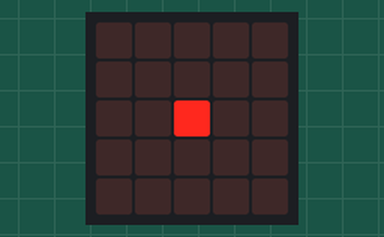
Recording of a program running on a simulated BBC micro:bit (MakeCode). Parts: the board's 5×5 LED display. At 1.5 s the program stops and its outputs stay as they are.

Above: at 0.1 s.
At 0.8 s:
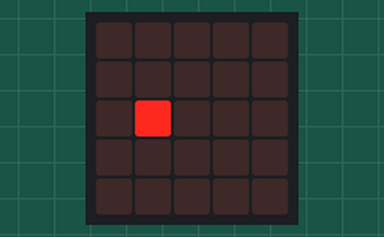
At 1.3 s:
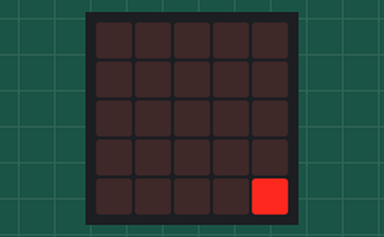

The program:

main.ts
```typescript
enum TurtlePenMode {
    //% block="down"
    Down,
    //% block="up"
    Up
}
/**
 * Turtle graphics blocks
 */
//% weight=100 color=#0f9c11 icon="\uf188"
namespace turtle {
    let _x: number;
    let _y: number;
    let _direction: number; // 0 right, 1 down, 2 left, 3 top
    let _brightness: number;
    let _penMode: TurtlePenMode = TurtlePenMode.Up;
    let _img: Image;
    let _delay = 250;

    function init() {
        if (!_img) {
            led.setBrightness(255);
            led.setDisplayMode(DisplayMode.Greyscale);
            _x = 2;
            _y = 2;
            _direction = 3;
            _brightness = 128;
            _img = images.createImage(`
                . . . . .
                . . . . .
                . . . . .
                . . . . .
                . . . . .
                `)
            basic.clearScreen();
        }
    }

    function paint() {
        // plot background
        _img.plotImage();
        // plot turtle
        led.plotBrightness(_x, _y, 255);
        // slow down
        basic.pause(_delay);
    }

    /**
     * Moves the turtle for the given amount of pixels
     * @param steps number of steps, eg: 1
     */
    //% blockId=turtleForward block="forward %steps|steps"
    //% weight=99 blockGap=8
    export function forward(steps: number): void {
        init();
        if (!steps) return;

        const sign = steps > 0 ? 1 : -1;
        const dx = _direction == 0 ? sign : _direction == 2 ? -sign : 0;
        const dy = _direction == 1 ? sign : _direction == 3 ? -sign : 0;
        const n = Math.abs(steps);
        for (let i = 0; i < n; ++i) {
            // paint if pen down
            if (_penMode == TurtlePenMode.Down)
                _img.setPixelBrightness(_x, _y, _brightness);
            // paint and update
            setPosition(_x + dx, _y + dy);
        }
    }

    /**
     * Moves back by the given number of steps
     * @param steps number of steps to move, eg: 1
     */
    //% blockId=turtleBack block="back %steps|steps"
    //% weight=98 blockGap=8
    export function back(steps: number): void {
        forward(-steps);
    }

    function turn(quadrants: number): void {
        init();
        _direction = (_direction + quadrants) % 4; if (_direction < 0) _direction += 4;
    }

    /**
     * Turns left by 90 degrees
     */
    //% blockId=turtleTurnLeft block="turn left"
    //% weight=89 blockGap=8
    export function turnLeft(): void {
        turn(-1);
    }

    /**
     * Turns right by 90 degrees
     */
    //% blockId=turtleTurnRight block="turn right"
    //% weight=88 blockGap=8
    export function turnRight(): void {
        turn(1);
    }


    /**
     * Sets the turtle position
     * @param x the horizontal position from 0 (left) to 4 (right), eg: 2
     * @param y the vertical position from 0 (top) to 4 (bottom), eg: 2
     */
    //% x.min=0 x.max=4
    //% y.min=0 y.max=4
    //% blockId=turtleSetPosition block="set position x: %x|y: %y"
    //% weight=87
    export function setPosition(x: number, y: number): void {
        init();
        _x = x % 5; if (_x < 0) _x += 5;
        _y = y % 5; if (_y < 0) _y += 5;
        paint();
    }

    /**
     * Puts the pen down or up
     */
    //% blockGap=8
    //% blockId=turtlePen block="pen %mode"
    //% weight=65
    export function pen(mode: TurtlePenMode): void {
        init();
        _penMode = mode;
        paint();
    }

    /**
     * Moves the turtle to the center of the screen
     */
    //% blockGap=8
    //% blockId=turtleHome block="home"
    export function home(): void {
        setPosition(2, 2);
        _direction = 3;
    }

    /**
     * Sets the brightness
     * @param brightness the brightness of the trail left by the turtle, eg: 128
     */
    //% blockGap=8
    //% brightness.min=0 brightness.max=255
    //% blockId=turtleSetBrightness block="set brightess %brightness"
    export function setBrightness(brightness: number): void {
        init();
        _brightness = Math.max(0, Math.min(255, brightness));
        paint();
    }

    /**
     * Define the steps per second
     * @param stepsPerSecond steps per second, eg: 25
     */
    //% blockGap=8
    //% blockId=turtleSetSpeed block="set speed %speed"
    //% stepsPerSecond.min=1 stepsPerSecond.max=50
    //% weight=10
    export function setSpeed(stepsPerSecond: number): void {
        if (stepsPerSecond <= 0) return;

        _delay = Math.max(1, Math.min(50, Math.idiv(1000, stepsPerSecond)));
    }

    // auto-initialize
    init()
    paint()
}
```

test.ts
```typescript
turtle.forward(1)
turtle.back(1)
turtle.turnLeft()
turtle.forward(1)
turtle.turnRight()
turtle.back(1)
turtle.setPosition(4, 4)
```
